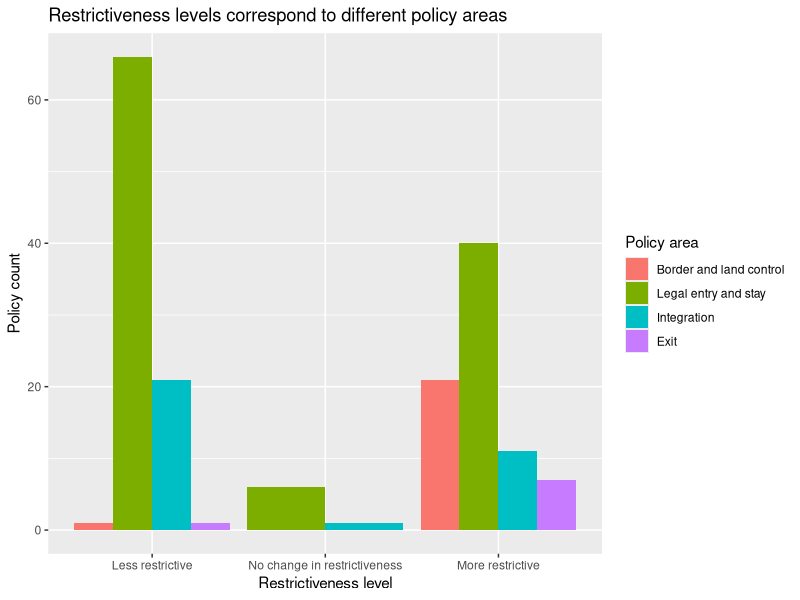

Generate this figure with R: (Note: this script raises an error after producing the figure.)
## ---- chunk 1
knitr::opts_chunk$set(echo = TRUE)
library(haven) # For reading stata file
library(tidyverse) # Primarily for dplyr, data manipulation, and pipe  %>% function
library(mclust) # Gaussian finite mixture models
library(knitr) 

cbPalette <- c("#0072B2", "#D55E00", "#CC79A7", "#E69F00", "#56B4E9") #For ggplot
## ---- chunk 2

#Create "demig" dataframe, a dataset recording global migration policies
demig <- read_dta("demig.dta")

#Convert haven labelled values to characters
demig <- as_factor(demig, levels = c("default", "labels", "values", "both"), ordered = FALSE)

#Clean demig data for 1950-onwards US policy with assessable and applicable changes in restrictiveness
demigUS1950 <- dplyr::filter(demig, demig$country == "United States of America", year >= 1950, change_restrict != "Non applicable" & change_restrict != "Cannot be assessed"  & change_level != "Non applicable" & change_level != "Cannot be assessed")

## ---- chunk 3

#Plot restrictiveness levels , color-coded by policy area
ggplot(data = demigUS1950) +
  geom_bar(mapping = aes(x = change_restrict, fill = pol_area), position = "dodge") +
  labs(
    title = "Restrictiveness levels correspond to different policy areas",
    x = "Restrictiveness level",
    y = "Policy count",
    fill = "Policy area"
  )

#Create contingency table for different levels of restrictiveness and policy area
restrictiveness_by_policy_area <- column_to_rownames(spread(tally(group_by(demigUS1950, pol_area, change_restrict)), key = change_restrict, value = n), var = "pol_area")

#Reset grouping
demigUS1950 <- ungroup(demigUS1950, pol_area)

#Fill in empty values with 0
restrictiveness_by_policy_area[is.na(restrictiveness_by_policy_area)] <- 0
## ---- chunk 4

#Plot restrictiveness levels, color-coded by change level
ggplot(data = demigUS1950) +
  geom_bar(mapping = aes(x = change_restrict, fill = change_level), position = "dodge") +
  scale_fill_manual(values=cbPalette) +
  labs(
    title = "Restrictiveness levels also correspond to different change levels",
    subtitle = "Twice as many mid-level less restrictive changes than mid-level more restrictive changes.",
    x = "Restrictiveness levels",
    y = "Policy count",
    fill = "Change level of policies"
  )
## ---- chunk 5

#Create truncated labels for target groups
target_group_labels = rev(c("Specific categories", "Refugees, asylum seekers, other vulnerable people", "Irregular migrants", "Investors, entreprenuers, business people", "International students", "Family members of refugees", "Family members of high-skilled workers", "Family members", "Skilled/high-skilled workers", "Low-skilled workers", "All migrant workers", "All migrants", "All"))

#Plot restrictiveness for different target groups
ggplot(data = demigUS1950) +
  geom_bar(mapping = aes(x = target_group, fill = change_restrict), width = .8) +
  coord_flip() +
  scale_fill_manual(values=cbPalette) +
  labs(
    title = "Different target groups experience different restrictiveness levels",
    subtitle = "High- and low-skilled workers regulated in opposite ways,\nand refugees are the most regulated group",
    x = "Target group",
    y = "Policy count",
    fill = "Change level of policies"
  ) +
  theme(legend.position = "bottom") +
  scale_x_discrete(labels = target_group_labels)

#Create contingency table for different levels of restrictiveness and target groups
restrictiveness_by_target_group <- column_to_rownames(spread(tally(group_by(demigUS1950, target_group, change_restrict)), key = "change_restrict", value = n), var = "target_group")
restrictiveness_by_target_group[is.na(restrictiveness_by_target_group)] <- 0
head(restrictiveness_by_target_group) 
## ---- chunk 6

#Plot restrictiveness levels per year by policy area
ggplot(data = demigUS1950) +
  geom_bar(mapping =  aes(x =year, fill = change_restrict)) +
  facet_wrap(~ pol_area, nrow = 5) +
  scale_fill_manual(values=cbPalette) +
  labs(
    title = "Restrictiveness of policy areas through time",
    x = "Year",
    y = "Policy count",
    fill = "Restrictiveness of policy"
  )
## ---- chunk 7

#Recode change_level and change_restrict to be numeric
demigUS1950$numeric_change_restrict <- as.numeric(demigUS1950$change_restrict)
demigUS1950$numeric_change_level <- as.numeric(demigUS1950$change_level)

#Re-code restrictiveness level to be -1, 0, 1 for more, no change, and less restrictive
demigUS1950 <- dplyr::mutate(demigUS1950, numeric_change_restrict = (numeric_change_restrict - 2))

#Create keys for reference
key_change_level <- tibble(numeric_change_level = c('Fine-tune', 'Minor', 'Mid-level', 'Major'), number = c(1, 2, 3, 4))
key_change_level

key_change_restrict <- tibble(numeric_change_restrictive = c('Less restrictive', 'No change', 'More restrictive'), number = c(-1, 0, 1))
key_change_restrict

#Create new variable, magnitude score -- the product of numeric change levels and restrictiveness
demigUS1950 <- dplyr::mutate(dplyr::group_by(demigUS1950, year), mag_score = numeric_change_restrict * numeric_change_level)

#View demigUS1950, seeing how mag_score combines change_restrict and change_level information
head(select(demigUS1950, year, mag_score, change_restrict, change_level))
## ---- chunk 8
#Plot magnitude scores distribution
ggplot(data=dplyr::filter(demigUS1950)) +
  geom_bar(mapping = aes(x = mag_score)) +
  labs(
    title = "Distribution of all magnitude scores",
    x = "Magnitude score",
    y = "Number of policies"
  )
## ---- chunk 9

#Plot magnitude scores through time
ggplot(data=dplyr::filter(demigUS1950, year >=1950), mapping = aes(x = year, y = mag_score)) +
  geom_smooth() +
  geom_point(position = "jitter") +
  geom_hline(yintercept=0, linetype = 3, color = "black") +
  labs(
    title = "Magnitude scores through time, all policies",
    x = "Year",
    y = "Magnitude score",
    fill = "Policy area"
  )

## ---- chunk 10

#Exclude Exit-related policies in the new graphs because there are too few of them to find meaningful results 
#Plot magnitude scores through time, categorizing by policy area
ggplot(data=dplyr::filter(demigUS1950, pol_area != "Exit"), mapping = aes(x = year, y = mag_score))+
  geom_smooth(mapping = aes(color = pol_area, fill = pol_area)) +
  geom_point(mapping = aes(color = pol_area), position = "jitter")  +
  geom_hline(yintercept=0, linetype = 3, color = "black") +
  labs(
    title = "Magnitude scores through time, by policy area",
    subtitle = "Excluding exit-related policies because there are too few of them",
    x = "Year",
    y = "Magnitude score",
    color = "Policy area",
    fill = "Policy area"
  )

#Same plot as before, but exclude integration-related policies because high variance
ggplot(data=dplyr::filter(demigUS1950, pol_area != "Exit", pol_area != "Integration"), mapping = aes(x = year, y = mag_score))+
  geom_smooth(mapping = aes(color = pol_area, fill = pol_area)) +
  geom_point(mapping = aes(color = pol_area), position = "jitter") +
  geom_hline(yintercept=0, linetype = 3, color = "black") +
  labs(
    title = "Magnitude scores through time, by policy area",
    subtitle = "Excluding integration-related policies because of high variance or few policies",
    x = "Year",
    y = "Magnitude score",
    color = "Policy area",
    fill = "Policy area"
  )
  
## ---- chunk 11

#Plot distribution of magnitude scores, separated by different target groups
ggplot(data=dplyr::filter(demigUS1950, pol_area != "Exit")) +
  geom_bar(mapping = aes(x = mag_score)) +
  facet_wrap(~ target_group, ncol = 3) +
  labs(
    title = "Distribution of magnitude scores for different target groups",
    x = "Magnitude score",
    y = "Number of policies"
  )

#Same plot as before, but examine refugees and high-skilled workers in particular
ggplot(data=dplyr::filter(demigUS1950, pol_area != "Exit", target_group == "Skilled/high-skilled workers" | target_group == "Refugees, asylum seekers and other vulnerable people" | target_group == "All migrants"))+
  geom_bar(mapping = aes(x = mag_score)) +
  facet_wrap(~ target_group, ncol = 1) +
  labs(
    title = "Distribution of magnitude scores for selected target groups",
    subtitle = "Regulation for all migrants and refugees is bi-modal",
    x = "Magnitude score",
    y = "Number of policies"
  )

## ---- chunk 12

#Exclude exit-related policies because too few
demigUS1950_ref <- dplyr::filter(demigUS1950, pol_area != "Exit", target_group == "Refugees, asylum seekers and other vulnerable people")

#Plot magnitude scores of refugee migration policy through time
ggplot(data = demigUS1950_ref, mapping = aes(x = year, y = mag_score)) +
  geom_smooth() +
  geom_point(mapping = aes(color = pol_area), position = "jitter") +
  geom_hline(yintercept = 0, linetype = 3, color = "black") +
  labs(
    title = "Magnitude scores of refugee migration policy has become more restrictive recently",
    x = "Year",
    y = "Magnitude score"
  )

#Same plot as before, disaggregate by policy area
ggplot(data = demigUS1950_ref, mapping = aes(x = year, y = mag_score)) +
  geom_smooth(mapping = aes(color = pol_area, fill= pol_area)) +
  geom_point(mapping = aes(color = pol_area), position = "jitter") +
  geom_hline(yintercept = 0, linetype = 3, color = "black") +
  labs(
    title = "Magnitude scores of refugee migration policy by policy area",
    subtitle = "Legal entry and stay look to be driving the trend of more restrictive refugee policy",
    x = "Year",
    y = "Magnitude score"
  )
## ---- chunk 13
#trying to use mclust. ungrouping demigUS1950 from year

refugee_mag_score <- select(dplyr::filter(ungroup(demigUS1950), target_group == "Refugees, asylum seekers and other vulnerable people"), mag_score)
mod1 = Mclust(refugee_mag_score)
summary(mod1)
mod2 = Mclust(refugee_mag_score, G = 2, modelnames=c(V))
summary(mod2,parameters=TRUE)
mod2$classification
#notice the variance (square of SD) -- so like 95% of "group 1" and 95% of "group 2" suggests that there are neutral/conservative stances against lax refugee policies, while there are a few extreme ardent supporters of refugee policy
